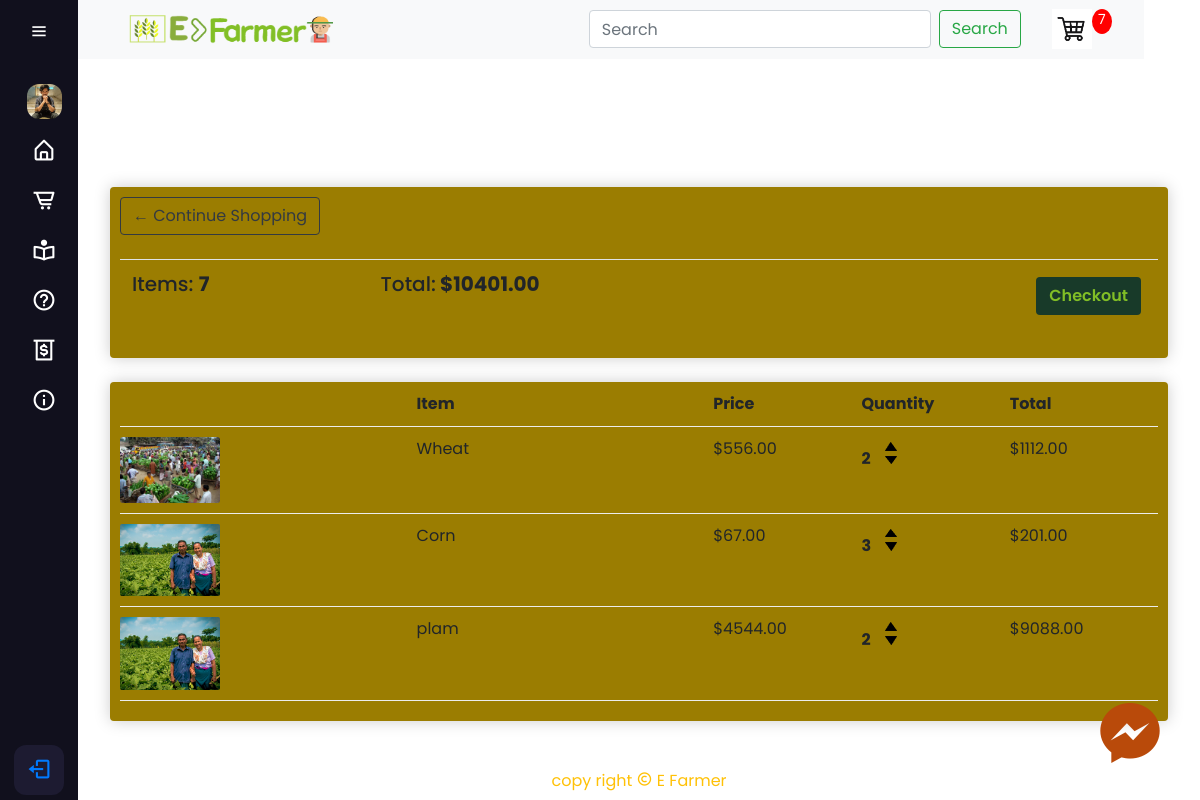
The app's page /cart/ (signed in), older data.
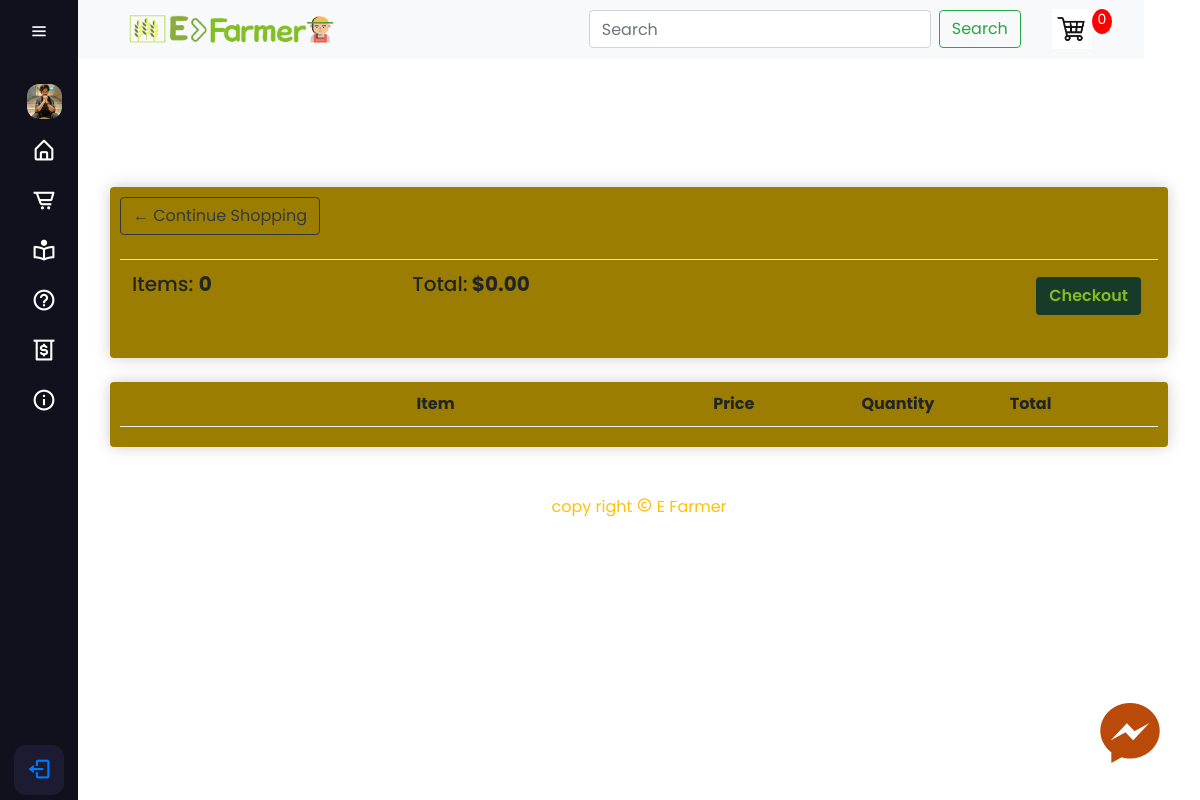
The same page, newer data.
### farmer/models/seedModels.py (models this page shows, shortened)
class Order(models.Model):
	customer = models.ForeignKey(Customer, on_delete=models.SET_NULL, null=True, blank=True)
	date_ordered = models.DateTimeField(auto_now_add=True)
	complete = models.BooleanField(default=False)
	transaction_id = models.CharField(max_length=100, null=True)
	@property
	def get_cart_total(self):
		orderitems = self.orderitem_set.all()
		total = sum([item.get_total for item in orderitems])
		return total
	@property
	def get_cart_items(self):
		orderitems = self.orderitem_set.all()
		total = sum([item.quantity for item in orderitems])
		return total

class OrderItem(models.Model):
	product = models.ForeignKey(Product, on_delete=models.SET_NULL, null=True)
	order = models.ForeignKey(Order, on_delete=models.SET_NULL, null=True)
	quantity = models.IntegerField(default=0, null=True, blank=True)
	date_added = models.DateTimeField(auto_now_add=True)
	@property
	def get_total(self):
		total = self.product.price * self.quantity
		return total

class Product(models.Model):
	name = models.CharField(max_length=200)
	price = models.FloatField()
	digital = models.BooleanField(default=False,null=True, blank=True)
	image = models.ImageField(null=True, blank=True)
	@property
	def imageURL(self):
		try:
			url = self.image.url
		except:
			url = ''
		return url

### farmer/views.py (the view)
# urls.py: path('cart/', views.cart, name="cart"),
def cart(request):
	data = cartData(request)
	cartItems = data['cartItems']
	order = data['order']
	items = data['items']
	context = {'items':items, 'order':order, 'cartItems':cartItems}
	return render(request, 'farmer/store/cart.html', context)

### farmer/utils.py (called while the page is built)
def cartData(request):
	if request.user.is_authenticated:
		customer = request.user.customer
		order, created = Order.objects.get_or_create(customer=customer, complete=False)
		items = order.orderitem_set.all()
		cartItems = order.get_cart_items
	else:
		cookieData = cookieCart(request)
		cartItems = cookieData['cartItems']
		order = cookieData['order']
		items = cookieData['items']
	return {'cartItems':cartItems ,'order':order, 'items':items}

### farmer/templates/farmer/store/cart.html
{% extends 'farmer/main.html' %}
{% load static %}
{% block content %}
<div class="cart_items mt-5 pt-5">
	<div class="p-3 ">
		<div class="p-3">
			<div class="box-element">
				<a  class="btn btn-outline-dark" href="{% url 'store' %}">&#x2190; Continue Shopping</a>
				<br>
				<br>
				<table class="table">
					<tr>
						<th><h5>Items: <strong>{{order.get_cart_items}}</strong></h5></th>
						<th><h5>Total:<strong> ${{order.get_cart_total|floatformat:2}}</strong></h5></th>
						<th>
							<a  style="float:right; margin:5px; color: #81be26; font-weight: 600; background-color:#183a29;" class="btn" href="{% url 'checkout' %}">Checkout</a>
						</th>
					</tr>
				</table>
			</div>
			<br>
			<div class="box-element">
				<div class="cart-row">
					<div style="flex:2"></div>
					<div style="flex:2"><strong>Item</strong></div>
					<div style="flex:1"><strong>Price</strong></div>
					<div style="flex:1"><strong>Quantity</strong></div>
					<div style="flex:1"><strong>Total</strong></div>
				</div>
				{% for item in items %}
				<div class="cart-row">
					<div style="flex:2"><img class="row-image" src="{{item.product.imageURL}}"></div>
					<div style="flex:2"><p>{{item.product.name}}</p></div>
					<div style="flex:1"><p>${{item.product.price|floatformat:2}}</p></div>
					<div style="flex:1">
						<p class="quantity">{{item.quantity}}</p>
						<div class="quantity">
							<img data-product="{{item.product.id}}" data-action="add" class="chg-quantity update-cart" src="{% static  'images/logo/up.png' %}">
							<img data-product="{{item.product.id}}" data-action="remove" class="chg-quantity update-cart" src="{% static  'images/logo/down.png' %}">
						</div>
					</div>
					<div style="flex:1"><p>${{item.get_total|floatformat:2}}</p></div>
				</div>
				{% endfor %}
			</div>
		</div>
	</div>
</div>
{% endblock content %}

Row changes from the older to the newer data that the page shows:
no longer on this page (row edited): Order: get_cart_items "7", get_cart_total "10401.00"
no longer on this page (row unchanged): OrderItem: product.imageURL (picture), product.name "Wheat", product.price "556.00", quantity "2", get_total "1112.00"
no longer on this page (row unchanged): OrderItem: product.imageURL (picture), product.name "Corn", product.price "67.00", quantity "3", get_total "201.00"
no longer on this page (row unchanged): OrderItem: product.imageURL (picture), product.name "plam", product.price "4544.00", quantity "2", get_total "9088.00"
added Order: get_cart_items "0", get_cart_total "0.00"
Text that changed along with them:
{{ cartItems }}: "7" → "0"
